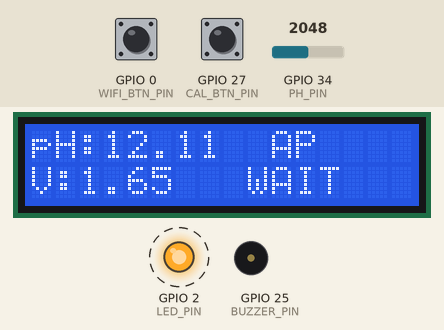
The sketch below on a simulated ESP32. Shown: 16×2 character LCD, output pins drawn as LEDs (lit = HIGH), buzzer (waves = sounding, pin HIGH). Dashed ring = blinking. Inputs (shaded band) come from the test bench; at power-on: GPIO 27 (CAL_BTN_PIN) HIGH, GPIO 34 (PH_PIN) = 2048, GPIO 0 (WIFI_BTN_PIN) HIGH. WiFi joins after 1.5 s; servers stay silent unless stated; a WiFi scan finds three made-up networks; EEPROM starts erased; what the sketch prints to the serial monitor is not drawn.

Above: at 4.26 s.
4.6 s: GPIO 27 (CAL_BTN_PIN) pulled LOW for 3.2 s
At 8.8 s:
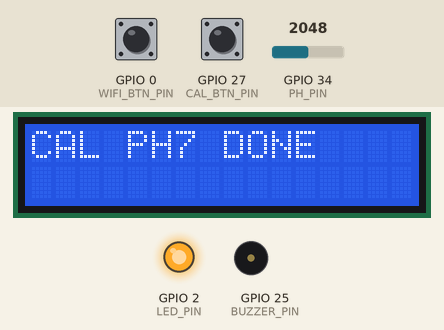
9.4 s: GPIO 34 (PH_PIN) set to 2866
At 10.85 s:
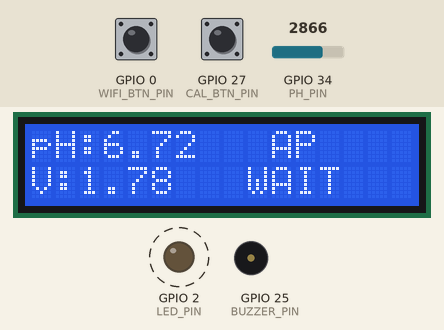
12.0 s: GPIO 27 (CAL_BTN_PIN) pulled LOW for 3.2 s
At 15.7 s:
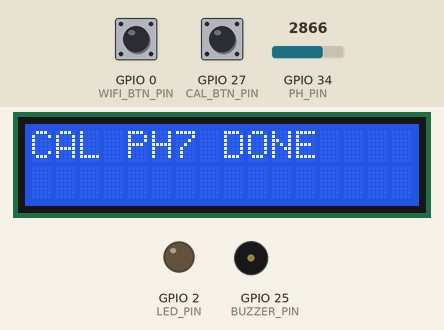
16.8 s: GPIO 34 (PH_PIN) set to 3040
At 18.28 s:
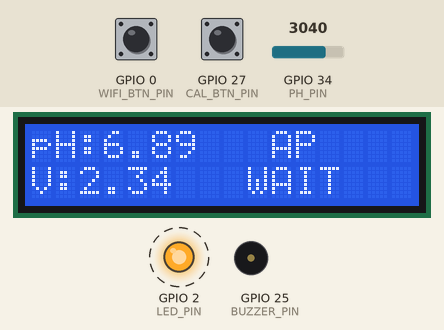
19.4 s: GPIO 34 (PH_PIN) set to 2960
At 20.28 s:
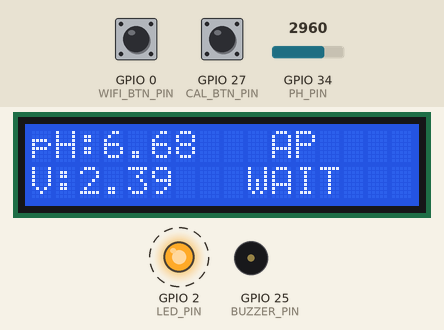
21.4 s: GPIO 0 (WIFI_BTN_PIN) pulled LOW for 3.2 s
At 24.29 s:
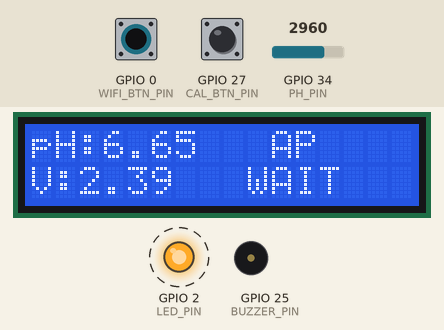
Timing chart, 0 to 26.2 s (numbered marks = the images above; inputs shaded):
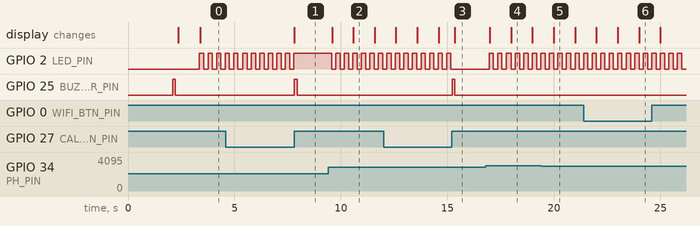

The sketch:

full_wifi_led_reset_ph7_4.ino
```cpp
#include <WiFi.h>
#include <WebServer.h>
#include <HTTPClient.h>
#include <Preferences.h>

#include <Wire.h>
#include <LiquidCrystal_I2C.h>


#define BLYNK_TEMPLATE_ID "TMPL6qoqAAYlZ"
#define BLYNK_TEMPLATE_NAME "esp32v1"
#define BLYNK_AUTH_TOKEN "s21GGhaT-16tdHmXdBjIOtp4pWypsCBY"

#include <BlynkSimpleEsp32.h>
BlynkTimer timer;


// =====================================================
// LCD I2C
// =====================================================
// thử 0x27 trước
// nếu không lên đổi thành 0x3F
LiquidCrystal_I2C lcd(0x27, 16, 2);

// =====================================================
// PIN
// =====================================================
#define PH_PIN        34
#define CAL_BTN_PIN   27
#define WIFI_BTN_PIN  0
#define BUZZER_PIN    25
#define LED_PIN       2

// =====================================================
// BUFFER
// =====================================================
#define BUFFER_SIZE 100

// =====================================================
// WIFI AP
// =====================================================
const char* AP_SSID = "ESP32-Setup";
const char* AP_PASS = "12345678";

// =====================================================
// SERVER URL
// =====================================================
const char* serverURL =
    "https://httpbin.org/post";

// =====================================================
// OBJECTS
// =====================================================
Preferences phPrefs;
Preferences wifiPrefs;

WebServer server(80);

// =====================================================
// PH BUFFER
// =====================================================
int samples[BUFFER_SIZE];

int sampleIndex = 0;

unsigned long lastSampleTime = 0;

// =====================================================
// PH VALUES
// =====================================================
float voltage = 0;
float phValue = 0;

// =====================================================
// CALIBRATION
// =====================================================
float voltage7 = 2.50;
float voltage4 = 3.00;

float slope = 0;
float offset = 0;

// =====================================================
// CAL BUTTON
// =====================================================
bool calButtonPressed = false;

unsigned long calButtonTime = 0;

// =====================================================
// WIFI
// =====================================================
String savedSSID = "";
String savedPASS = "";

bool wifiConnected = false;

// =====================================================
// LED
// =====================================================
unsigned long ledMillis = 0;

bool ledState = false;

// =====================================================
// WIFI BUTTON
// =====================================================
bool wifiBtnHolding = false;

unsigned long wifiBtnTime = 0;

// =====================================================
// SEND TIMER
// =====================================================
unsigned long lastSend = 0;

// =====================================================
// SETUP
// =====================================================
void setup()
{
    Serial.begin(115200);

    // =========================
    // PIN MODE
    // =========================
    pinMode(PH_PIN, INPUT);

    pinMode(CAL_BTN_PIN, INPUT_PULLUP);

    pinMode(WIFI_BTN_PIN, INPUT_PULLUP);

    pinMode(BUZZER_PIN, OUTPUT);

    pinMode(LED_PIN, OUTPUT);

    digitalWrite(BUZZER_PIN, LOW);

    // =========================
    // LCD
    // =========================
    Wire.begin(21, 22);

    lcd.init();

    lcd.backlight();

    lcd.clear();

    lcd.setCursor(0, 0);
    lcd.print("PH Meter");

    lcd.setCursor(0, 1);
    lcd.print("Starting...");

    // =========================
    // LOAD PH CALIBRATION
    // =========================
    phPrefs.begin("phcal", false);

    voltage7 =
        phPrefs.getFloat("v7", 2.50);

    voltage4 =
        phPrefs.getFloat("v4", 3.00);

    Serial.println("=== LOAD CALIBRATION ===");

    Serial.print("V7: ");
    Serial.println(voltage7);

    Serial.print("V4: ");
    Serial.println(voltage4);

    calculateCalibration();

    // =========================
    // INIT BUFFER
    // =========================
    for (int i = 0; i < BUFFER_SIZE; i++)
    {
        samples[i] = analogRead(PH_PIN);
    }

    // =========================
    // WIFI
    // =========================
    loadWiFi();

    if (
        savedSSID != "" &&
        connectWiFi(savedSSID, savedPASS))
    {
        server.on("/", handleRoot);

        server.begin();

        Serial.println("WebServer started");
    }
    else
    {
        startAP();
    }

    beep(1);

    lcd.clear();

    lcd.setCursor(0, 0);
    lcd.print("System Ready");


    // 3 phut gui len server 1 lan
    Blynk.config(BLYNK_AUTH_TOKEN);
    timer.setInterval(180000L, sendToBlynk);

    delay(1000);
}

// =====================================================
// LOOP
// =====================================================
void loop()
{
    readPH();

    calculatePH();

    handleCalButton();

    handleWiFiButton();

    handleLED();

    updateLCD();

    server.handleClient();

    // =========================
    // SERIAL DEBUG
    // =========================
    static unsigned long lastPrint = 0;

    if (millis() - lastPrint > 1000)
    {
        lastPrint = millis();

        Serial.print("Voltage: ");

        Serial.print(voltage, 3);

        Serial.print(" | pH: ");

        Serial.println(phValue, 2);
    }

    // =========================
    // SEND DATA
    // =========================
    if (millis() - lastSend > 3000)
    {
        lastSend = millis();

        sendData();
    }

    Blynk.run();
    timer.run();
}

// =====================================================
// READ PH
// =====================================================
void readPH()
{
    if (millis() - lastSampleTime >= 50)
    {
        lastSampleTime = millis();

        samples[sampleIndex] =
            analogRead(PH_PIN);

        sampleIndex =
            (sampleIndex + 1) % BUFFER_SIZE;

        long total = 0;

        for (int i = 0; i < BUFFER_SIZE; i++)
        {
            total += samples[i];
        }

        float adcAvg =
            total / (float)BUFFER_SIZE;

        voltage =
            adcAvg * (3.3 / 4095.0);
    }
}

// =====================================================
// CALCULATE PH
// =====================================================
void calculatePH()
{
    phValue =
        slope * voltage + offset;
}

// =====================================================
// CALCULATE CALIBRATION
// =====================================================
void calculateCalibration()
{
    slope =
        (4.01 - 7.01) /
        (voltage4 - voltage7);

    offset =
        7.01 - slope * voltage7;

    Serial.println("=== CALIBRATION UPDATED ===");

    Serial.print("Slope: ");

    Serial.println(slope);

    Serial.print("Offset: ");

    Serial.println(offset);
}

// =====================================================
// HANDLE CAL BUTTON
// =====================================================
void handleCalButton()
{
    bool state =
        (digitalRead(CAL_BTN_PIN) == LOW);

    if (state && !calButtonPressed)
    {
        calButtonPressed = true;

        calButtonTime = millis();
    }

    if (!state && calButtonPressed)
    {
        calButtonPressed = false;

        unsigned long hold =
            millis() - calButtonTime;

        // =========================
        // CAL PH4
        // HOLD 8s
        // =========================
        if (hold >= 8000)
        {
            voltage4 = voltage;

            phPrefs.putFloat(
                "v4",
                voltage4);

            calculateCalibration();

            Serial.println("CAL PH4 SAVED");

            lcd.clear();

            lcd.setCursor(0, 0);
            lcd.print("CAL PH4 DONE");

            beep(2);

            delay(1500);
        }

        // =========================
        // CAL PH7
        // HOLD 3s
        // =========================
        else if (hold >= 3000)
        {
            voltage7 = voltage;

            phPrefs.putFloat(
                "v7",
                voltage7);

            calculateCalibration();

            Serial.println("CAL PH7 SAVED");

            lcd.clear();

            lcd.setCursor(0, 0);
            lcd.print("CAL PH7 DONE");

            beep(1);

            delay(1500);
        }
    }
}

// =====================================================
// LCD UPDATE
// =====================================================
void updateLCD()
{
    static unsigned long lastLCD = 0;

    if (millis() - lastLCD < 1000)
        return;

    lastLCD = millis();

    //lcd.clear();

    // =========================
    // LINE 1
    // =========================
    lcd.setCursor(0, 0);

    lcd.print("pH:");

    lcd.print(phValue, 2);

    lcd.print("      "); // xoá ký tự dư

    // =========================
    // WIFI STATUS
    // =========================
    lcd.setCursor(10, 0);

    if (wifiConnected)
    {
        lcd.print("WiFi ");
    }
    else
    {
        lcd.print("AP   ");
    }

    // =========================
    // LINE 2
    // =========================
    lcd.setCursor(0, 1);

    lcd.print("V:");

    lcd.print(voltage, 2);

    lcd.print(" ");

    lcd.setCursor(9, 1);

    if (WiFi.status() == WL_CONNECTED)
    {
        lcd.print("SEND");
    }
    else
    {
        lcd.print("WAIT");
    }
}

// =====================================================
// BUZZER
// =====================================================
void beep(int times)
{
    for (int i = 0; i < times; i++)
    {
        digitalWrite(BUZZER_PIN, HIGH);

        delay(120);

        digitalWrite(BUZZER_PIN, LOW);

        delay(120);
    }
}

// =====================================================
// LOAD WIFI
// =====================================================
void loadWiFi()
{
    wifiPrefs.begin("wifi", true);

    savedSSID =
        wifiPrefs.getString("ssid", "");

    savedPASS =
        wifiPrefs.getString("pass", "");

    wifiPrefs.end();

    Serial.println("=== LOAD WIFI ===");

    Serial.print("SSID: ");

    Serial.println(savedSSID);
}

// =====================================================
// SAVE WIFI
// =====================================================
void saveWiFi(
    String ssid,
    String pass)
{
    wifiPrefs.begin("wifi", false);

    wifiPrefs.putString("ssid", ssid);

    wifiPrefs.putString("pass", pass);

    wifiPrefs.end();

    Serial.println("WiFi Saved");
}

// =====================================================
// CONNECT WIFI
// =====================================================
bool connectWiFi(
    String ssid,
    String pass)
{
    Serial.println("");

    Serial.print("Connecting: ");

    Serial.println(ssid);

    WiFi.mode(WIFI_STA);

    WiFi.begin(
        ssid.c_str(),
        pass.c_str());

    int timeout = 0;

    while (
        WiFi.status() != WL_CONNECTED &&
        timeout < 20)
    {
        delay(500);

        Serial.print(".");

        timeout++;
    }

    if (WiFi.status() == WL_CONNECTED)
    {
        Serial.println("");

        Serial.println("CONNECTED!");

        Serial.print("IP: ");

        Serial.println(WiFi.localIP());

        wifiConnected = true;

        return true;
    }

    Serial.println("");

    Serial.println("FAILED");

    wifiConnected = false;

    return false;
}

// =====================================================
// RESET WIFI
// =====================================================
void resetWiFi()
{
    lcd.clear();


    lcd.setCursor(0, 0);

    lcd.print("RESET WIFI");

    Serial.println("RESET WIFI");

    wifiPrefs.begin("wifi", false);

    wifiPrefs.clear();

    wifiPrefs.end();

    delay(1000);

    ESP.restart();
}

// =====================================================
// HANDLE WIFI BUTTON
// =====================================================
void handleWiFiButton()
{
    if (digitalRead(WIFI_BTN_PIN) == LOW)
    {
        if (!wifiBtnHolding)
        {
            wifiBtnHolding = true;

            wifiBtnTime = millis();
        }
        else
        {
            if (
                millis() - wifiBtnTime >= 5000)
            {
                resetWiFi();
            }
        }
    }
    else
    {
        wifiBtnHolding = false;
    }
}

// =====================================================
// LED STATUS
// =====================================================
void handleLED()
{
    unsigned long interval;

    if (wifiConnected)
    {
        interval = 1000;
    }
    else
    {
        interval = 200;
    }

    if (millis() - ledMillis >= interval)
    {
        ledMillis = millis();

        ledState = !ledState;

        digitalWrite(
            LED_PIN,
            ledState);
    }
}

// =====================================================
// WIFI SCAN
// =====================================================
String wifiOptions = "";

void scanWiFi()
{
    Serial.println("Scanning WiFi...");

    wifiOptions = "";

    int n = WiFi.scanNetworks();

    for (int i = 0; i < n; i++)
    {
        wifiOptions += "<option value='";

        wifiOptions += WiFi.SSID(i);

        wifiOptions += "'>";

        wifiOptions += WiFi.SSID(i);

        wifiOptions += " (";

        wifiOptions += String(WiFi.RSSI(i));

        wifiOptions += " dBm)";

        wifiOptions += "</option>";
    }

    WiFi.scanDelete();

    Serial.println("Scan done");
}

// =====================================================
// HTML PAGE
// =====================================================
String htmlPage()
{
    String html = R"rawliteral(

    <!DOCTYPE html>
    <html>

    <head>

    <meta charset="utf-8">

    <title>ESP32 Setup</title>

    <style>

    body{
        font-family:Arial;
        margin:20px;
    }

    input,select,button{
        width:100%;
        padding:12px;
        margin-top:10px;
    }

    </style>

    </head>

    <body>

    <h2>ESP32 WiFi Setup</h2>

    <form action="/save" method="POST">

    <label>WiFi:</label>

    <select name="ssid">

    )rawliteral";

    html += wifiOptions;

    html += R"rawliteral(

    </select>

    <label>Password:</label>

    <input type="password" name="pass">

    <button type="submit">
    Save WiFi
    </button>

    </form>

    <hr>

    <p>
    Hold BOOT 5 seconds to reset WiFi
    </p>

    </body>
    </html>

    )rawliteral";

    return html;
}

// =====================================================
// WEB ROOT
// =====================================================
void handleRoot()
{
    server.send(
        200,
        "text/html",
        htmlPage());
}

// =====================================================
// SAVE WIFI WEB
// =====================================================
void handleSave()
{
    String ssid =
        server.arg("ssid");

    String pass =
        server.arg("pass");

    saveWiFi(ssid, pass);

    server.send(
        200,
        "text/html",
        "<h2>Saved! Restarting...</h2>");

    delay(2000);

    ESP.restart();
}

// =====================================================
// START AP
// =====================================================
void startAP()
{
    WiFi.mode(WIFI_AP);

    WiFi.softAP(
        AP_SSID,
        AP_PASS);

    wifiConnected = false;

    scanWiFi();

    Serial.println("");

    Serial.println("=== AP MODE ===");

    Serial.print("CONFIG URL: http://");

    Serial.println(
        WiFi.softAPIP());

    server.on(
        "/",
        handleRoot);

    server.on(
        "/save",
        HTTP_POST,
        handleSave);

    server.begin();

    Serial.println(
        "WebServer started");
}

// =====================================================
// SEND DATA
// =====================================================
void sendData()
{
    if (WiFi.status() != WL_CONNECTED)
    {
        Serial.println(
            "WiFi NOT CONNECTED");

        return;
    }

    HTTPClient http;

    http.begin(serverURL);

    http.addHeader(
        "Content-Type",
        "application/x-www-form-urlencoded");

    String postData =
        "ph=" + String(phValue, 2);

    int httpCode =
        http.POST(postData);

    Serial.print("HTTP Code: ");

    Serial.println(httpCode);

    String response =
        http.getString();

    Serial.println(response);

    http.end();
}


// SEND to blynk
void sendToBlynk()
{
    if (WiFi.status() != WL_CONNECTED)
        return;

    Blynk.virtualWrite(V0, phValue);   // pH
    Blynk.virtualWrite(V1, voltage);   // debug voltage (optional)
}
```

Measured:
- after the input at 4.6 s, GPIO 2 (LED_PIN): goes on until 7.8 s, then stays HIGH; GPIO 25 (BUZZER_PIN): LOW → HIGH after 3.2 s, → LOW 0.12 s later; the display: changes after 3.2 s (image 1)
- after the input at 12.0 s, GPIO 2 (LED_PIN): goes on until 15.2 s, then stays LOW; GPIO 25 (BUZZER_PIN): LOW → HIGH after 3.2 s, → LOW 0.12 s later; the display: first differs from a run without the input after 3.3 s (image 3)
- by itself, GPIO 2 (LED_PIN): alternates HIGH for 0.20 s and LOW for 0.20 s
- what the display in image 2 shows lasts 1.0 s, from 10.6 s to 11.6 s
